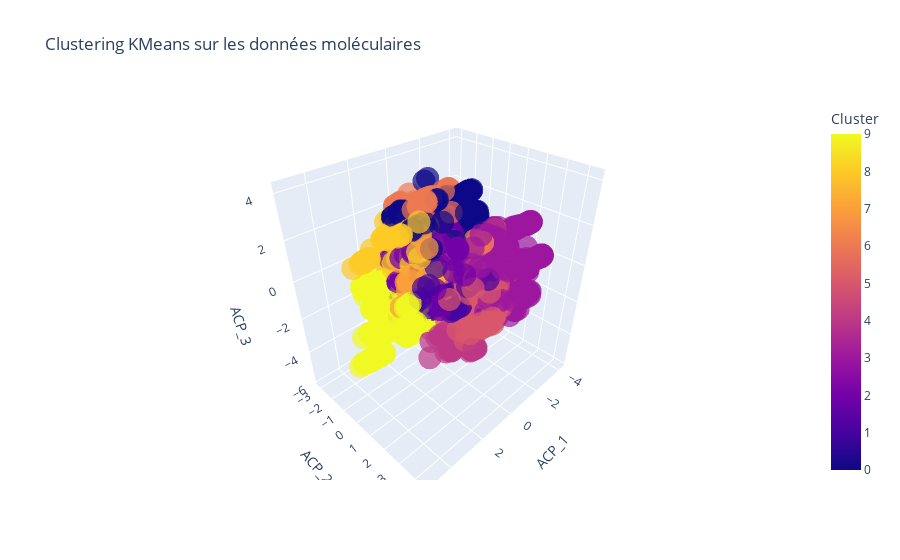
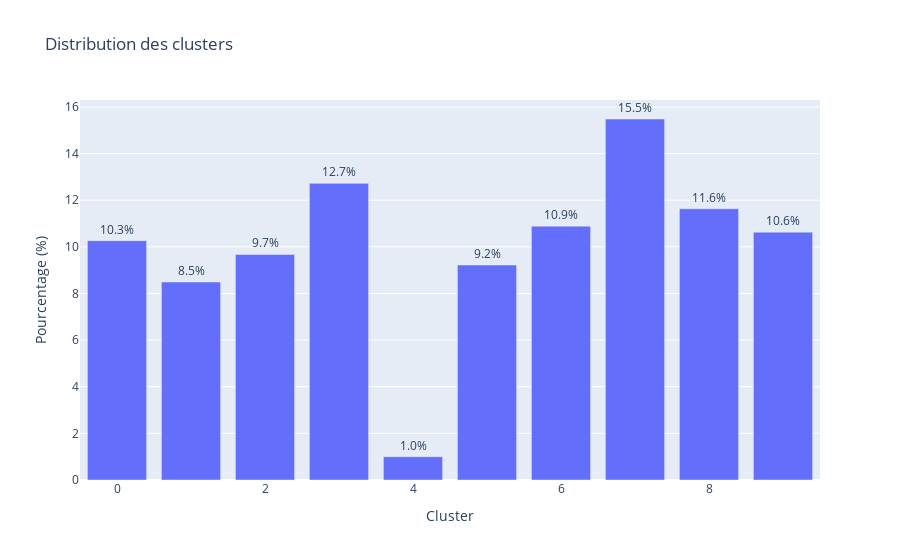

Notebook code for these charts, in order:
### Code cell
fig = px.scatter_3d(
    reduced_pca, 
    x=0, 
    y=1, 
    z=2, 
    color='Cluster',
    title='Clustering KMeans sur les données moléculaires',
    labels={'0': 'ACP_1', '1': 'ACP_2', '2': 'ACP_3'},
    opacity=0.7
)

fig.update_layout(
    legend_title_text='Cluster',
    scene=dict(
        xaxis_title='ACP_1',
        yaxis_title='ACP_2',
        zaxis_title='ACP_3'
    )
)

fig.show()

# Répartition des clusters

cluster_counts = reduced_pca['Cluster'].value_counts().sort_index()
cluster_percentages = 100 * cluster_counts / len(reduced_pca)

fig2 = px.bar(
    x=cluster_counts.index,
    y=cluster_percentages,
    labels={'x': 'Cluster', 'y': 'Pourcentage (%)'},
    title='Distribution des clusters',
    text=cluster_percentages.round(1)
)

fig2.update_traces(texttemplate='%{text:.1f}%', textposition='outside')
fig2.update_layout(uniformtext_minsize=8, uniformtext_mode='hide')
fig2.show()

### Figure 1 — Plotly figure (JSON) as saved in the notebook; plotly's stock layout.template omitted (floating-point values rounded to 4 significant figures; data arrays with more than 128 entries replaced by an {"elided": "..."} marker saying what was removed)
{"data": [{"hovertemplate": "ACP_1=%{x}<br>ACP_2=%{y}<br>ACP_3=%{z}<br>Cluster=%{marker.color}<extra></extra>", "legendgroup": "", "marker": {"color": {"elided": "6595 int values"}, "coloraxis": "coloraxis", "opacity": 0.7, "symbol": "circle"}, "mode": "markers", "name": "", "scene": "scene", "showlegend": false, "type": "scatter3d", "x": {"elided": "6595 float values"}, "y": {"elided": "6595 float values"}, "z": {"elided": "6595 float values"}}], "layout": {"coloraxis": {"colorbar": {"title": {"text": "Cluster"}}, "colorscale": [[0, "#0d0887"], [0.1111, "#46039f"], [0.2222, "#7201a8"], [0.3333, "#9c179e"], [0.4444, "#bd3786"], [0.5556, "#d8576b"], [0.6667, "#ed7953"], [0.7778, "#fb9f3a"], [0.8889, "#fdca26"], [1, "#f0f921"]]}, "legend": {"title": {"text": "Cluster"}, "tracegroupgap": 0}, "scene": {"domain": {"x": [0, 1], "y": [0, 1]}, "xaxis": {"title": {"text": "ACP_1"}}, "yaxis": {"title": {"text": "ACP_2"}}, "zaxis": {"title": {"text": "ACP_3"}}}, "title": {"text": "Clustering KMeans sur les données moléculaires"}}}

### Figure 2 — Plotly figure (JSON) as saved in the notebook; plotly's stock layout.template omitted (floating-point values rounded to 4 significant figures)
{"data": [{"alignmentgroup": "True", "hovertemplate": "Cluster=%{x}<br>Pourcentage (%)=%{y}<br>text=%{text}<extra></extra>", "legendgroup": "", "marker": {"color": "#636efa", "pattern": {"shape": ""}}, "name": "", "offsetgroup": "", "orientation": "v", "showlegend": false, "text": [10.3, 8.5, 9.7, 12.7, 1, 9.2, 10.9, 15.5, 11.6, 10.6], "textposition": "outside", "texttemplate": "%{text:.1f}%", "type": "bar", "x": [0, 1, 2, 3, 4, 5, 6, 7, 8, 9], "xaxis": "x", "y": [10.27, 8.491, 9.674, 12.72, 1.001, 9.219, 10.89, 15.48, 11.63, 10.63], "yaxis": "y"}], "layout": {"barmode": "relative", "legend": {"tracegroupgap": 0}, "title": {"text": "Distribution des clusters"}, "uniformtext": {"minsize": 8, "mode": "hide"}, "xaxis": {"anchor": "y", "domain": [0, 1], "title": {"text": "Cluster"}}, "yaxis": {"anchor": "x", "domain": [0, 1], "title": {"text": "Pourcentage (%)"}}}}
